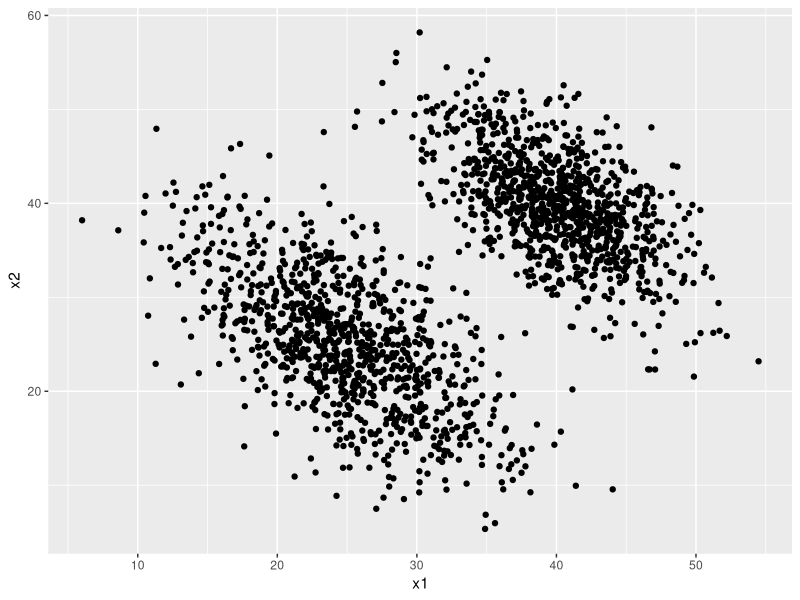

Generate this figure with R:
# K-Means Clustering -- last class!

library(ggplot2)
library(MASS)


# set parameters for simulated data
mu1 <- c(25, 25)
sigma1 <- matrix(c(29, -24, -24, 53), nrow = 2, ncol = 2)
inv_sigma1 <- solve(sigma1)

mu2 <- c(40, 40)
sigma2 <- matrix(c(19, -14, -14, 33), nrow = 2, ncol = 2)
inv_sigma2 <- solve(sigma2)


# simulate random normal data in two batches
n1 <- 1000
set.seed(123)
g1 <- mvrnorm(n1, mu1, sigma1)

n2 <- 1000
set.seed(1234)
g2 <- mvrnorm(n2, mu2, sigma2)


# combine simulated data into single dataframe
col_names <- c("x1", "x2")
df <- as.data.frame(rbind(g1, g2))
colnames(df) <- col_names


# plot data
ggplot(df, aes(x1, x2)) +
    geom_point()


# K-Means!
x1_mean <- mean(df$x1)
x2_mean <- mean(df$x2)
TSS <- sum((df$x1 - x1_mean)^2 + (df$x2 - x2_mean)^2)

model <- kmeans(df, 2, iter.max = 10, nstart = 20, algorithm = c("Hartigan-Wong", "Lloyd", "Forgy","MacQueen"), trace = FALSE)
summary(model)
model$cluster
model$centers
model$totss
model$withinss
model$tot.withinss
model$betweenss

## But how do you choose the value of K? 
## How do you choose how many categories to cluster into?
## ## Try to minimize SSWithin and maximize SSBetween
## ## but also try to keep K fairly small relative to sample size to avoid overfitting
## ## ## the idea is to graph SSBetween w.r.t varying k values and choose an elbow point on the resulting L-curve!